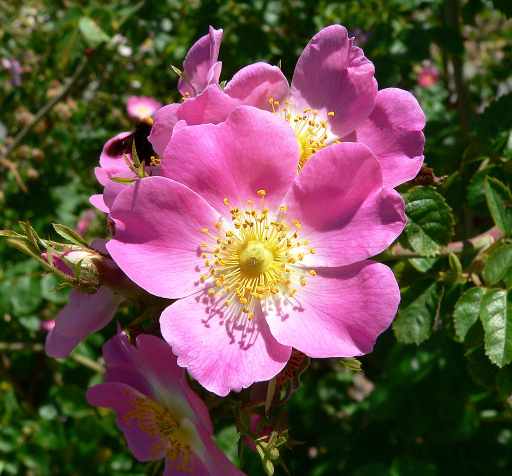
#> input picture rose.jpg, 1024 x 951 px (shown at 1/2 size)
$ python tut05_resizingImages.py   (older library calls are emulated)
#> lines starting #> are read from the running program, lines starting #| are printed output that depends on the picture
'''
Author: Kwadwo Boateng Ofori-Amanfo
Purpose: Learn how to resize images from one format to another. We will use this file to perform the resizing action done with image magic as outlined in the 'NB:' section below
Date: 2019. 11. 28. (목) 14:08:53 KST
Video Lecture(s): OpenCV Programming with Python on Linux Ubuntu Tutorial-6 Converting Images
link(s):
    [1]

Reference(s):
    [1]

NB: You'll need to install the imagemagick software. You can verify if it is already installed on you machine by typing the command into your terminal <identify -version>
    Afterwards, the command(s):
               1.  <convert old_image.jpg new_image.png> for example, could be used to do a conversion of a 'jpg' image to a 'png' image
               2.  <convert old_image.jpg -resize 50% new_image.png>, could also be used to resize the image
'''

from PIL import Image
import numpy as np
from pylab import *

import cv2 # computer vision library

# windows to display image
cv2.namedWindow("Image")

# read image
#original = cv2.LoadImage("rose.jpeg")
original = cv2.imread("rose.jpg",cv2.IMREAD_GRAYSCALE)
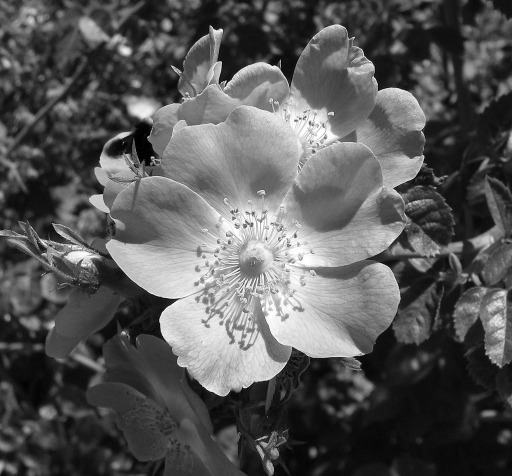
#> original: shape (951, 1024) (shown at 1/2 size); min 0, max 255, mean 87.2
print('Original Dimensions : ',original.shape)
#| Original Dimensions :  (951, 1024)
print(type(original))
#| <class 'numpy.ndarray'>
cv2.namedWindow("rose", cv2.WINDOW_AUTOSIZE)

#resized = cv2.CreateMat(original.rows/5, original.cols/5, cv2.CV_BUC3)
new_height = int(original.shape[0]/2)
#> new_height = 475
new_width = int(original.shape[1]/2)
#> new_width = 512

new_dim = (new_width,new_height)
#> new_dim = (512, 475)
#resized = cv2.Resize(original/ resized)
print(new_dim)
#| (512, 475)
resized = cv2.resize(original,new_dim, interpolation = cv2.INTER_AREA)
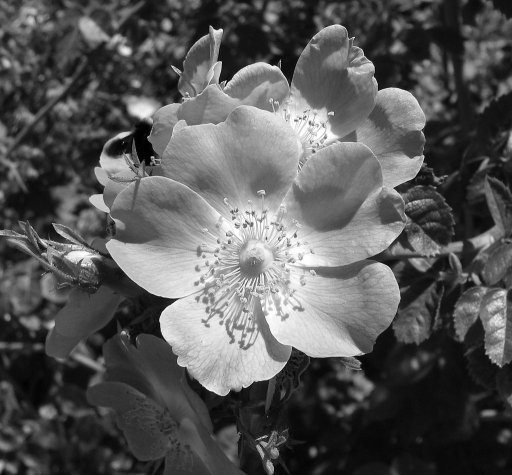
#> resized: shape (475, 512); min 0, max 255, mean 87.2

#cv2.ShowImage("New rose", original)
cv2.imshow("New rose", original)

#cv2.WaitKey(10000)
cv2.waitKey(10000)

#cv2.SaveImage("new_rose.png",original)
cv2.imwrite("resized_rose.png",resized)
print('Resize Dimensions : ',resized.shape)
#| Resize Dimensions :  (475, 512)
#cv2.DestroyWindow("rose")
cv2.destroyAllWindows("rose")

$ run again, with imported_pic.jpg copied over rose.jpg
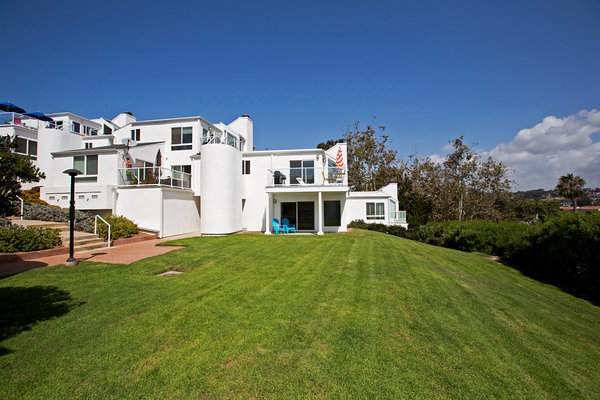
#> input picture imported_pic.jpg, 600 x 400 px
#> `original = cv2.imread("rose.jpg",cv2.IMREAD_GRAYSCALE)`:
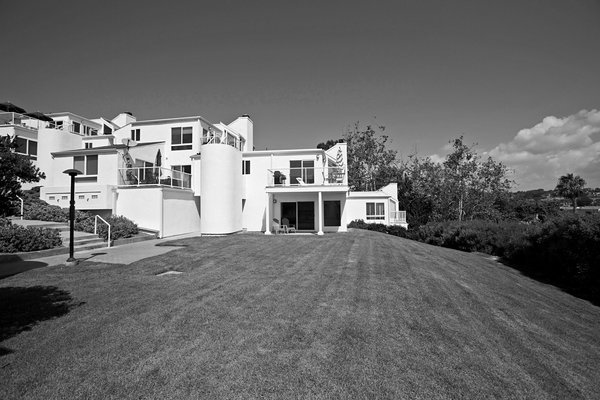
#> original: shape (400, 600); min 0, max 255, mean 104.5
#| Original Dimensions :  (400, 600)
#| <class 'numpy.ndarray'>
#| (300, 200)
#> `resized = cv2.resize(original,new_dim, interpolation = cv2.INTER_AREA)`:
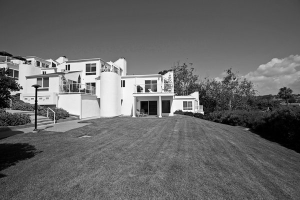
#> resized: shape (200, 300); min 0, max 252, mean 104.6
#| Resize Dimensions :  (200, 300)
